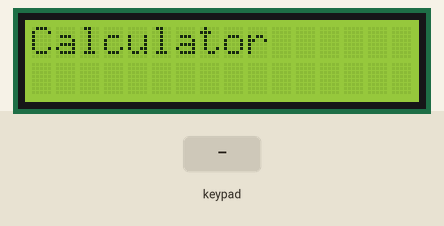
Bench run of a sketch on a simulated Arduino Uno, built with avr-gcc and run on an emulated ATmega328P. Parts: 16×2 character LCD. The test bench sets the inputs (shaded band).

Above: at 0.1 s.
3.3 s: keypad keys 9 8 7 6 # pressed 0.4 s apart
At 5.9 s:
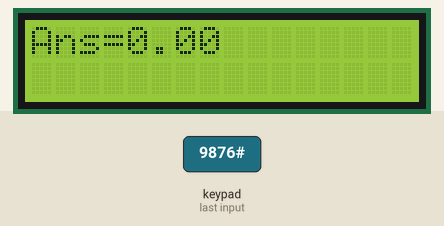
6.8 s: key 'A' pressed
At 8.0 s:
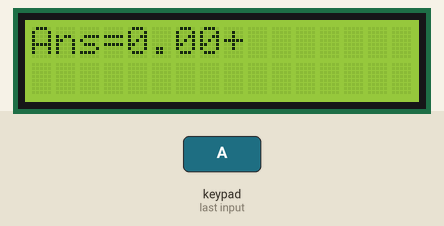
8.3 s: key 'C' pressed
At 9.3 s:
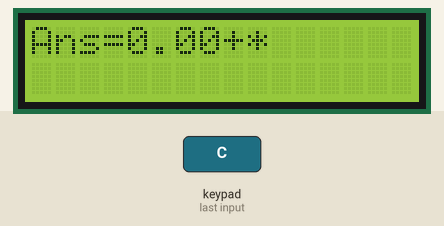
9.8 s: keypad keys 9 8 7 6 A pressed 0.4 s apart
At 12.8 s:
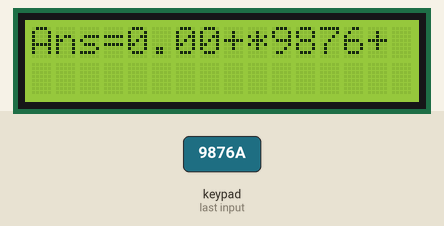
13.3 s: key 'D' pressed
14.8 s: key '*' pressed
At 15.8 s:
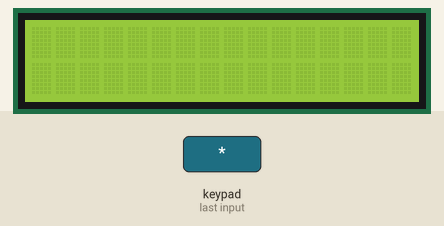
Timing chart, 0 to 17.3 s (numbered marks = the images above; inputs shaded):
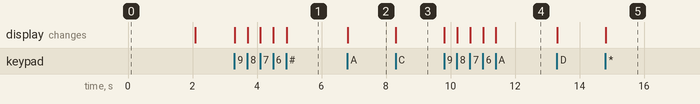

The sketch:

calculator_system.ino
```cpp
#include <Wire.h>
#include <LiquidCrystal_I2C.h>
#include <Keypad.h>

LiquidCrystal_I2C lcd(0x27,16,2);

// Keypad setup
const byte ROWS = 4;
const byte COLS = 4;

char keys[ROWS][COLS] =
{
  {'1','2','3','A'},
  {'4','5','6','B'},
  {'7','8','9','C'},
  {'*','0','#','D'}
};

byte rowPins[ROWS] = {9,8,7,6};
byte colPins[COLS] = {5,4,3,2};

Keypad keypad = Keypad(makeKeymap(keys), rowPins, colPins, ROWS, COLS);

float num1 = 0;
float num2 = 0;
char op;
bool secondNumber = false;

void setup()
{
  lcd.init();
  lcd.backlight();

  lcd.setCursor(0,0);
  lcd.print("Calculator");
  delay(2000);
  lcd.clear();
}

void loop()
{
  char key = keypad.getKey();

  if(key)
  {
    // Number keys
    if(key >= '0' && key <= '9')
    {
      lcd.print(key);

      if(!secondNumber)
      {
        num1 = num1*10 + (key-'0');
      }
      else
      {
        num2 = num2*10 + (key-'0');
      }
    }

    // Operators
    else if(key=='A' || key=='B' || key=='C' || key=='D')
    {
      secondNumber = true;

      switch(key)
      {
        case 'A':
          op='+';
          lcd.print("+");
          break;

        case 'B':
          op='-';
          lcd.print("-");
          break;

        case 'C':
          op='*';
          lcd.print("*");
          break;

        case 'D':
          op='/';
          lcd.print("/");
          break;
      }
    }

    // Calculate
    else if(key=='#')
    {
      float answer;

      lcd.clear();

      switch(op)
      {
        case '+':
          answer = num1 + num2;
          break;

        case '-':
          answer = num1 - num2;
          break;

        case '*':
          answer = num1 * num2;
          break;

        case '/':
          if(num2==0)
          {
            lcd.print("Divide by Zero");
            delay(2000);
            clearCalculator();
            return;
          }
          answer = num1 / num2;
          break;
      }

      lcd.print("Ans=");
      lcd.print(answer);
    }

    // Clear
    else if(key=='*')
    {
      clearCalculator();
    }
  }
}

void clearCalculator()
{
  num1 = 0;
  num2 = 0;
  secondNumber = false;
  op = ' ';

  lcd.clear();
}
```

Measured:
- after the input at 3.3 s, the display: first changes at once (image 1 shows a later state)
- after the input at 6.8 s, the display: changes at once (image 2)
- after the input at 8.3 s, the display: changes at once (image 3)
- after the input at 9.8 s, the display: first changes at once (image 4 shows a later state)
- after the input at 14.8 s, the display: changes at once (image 5)
